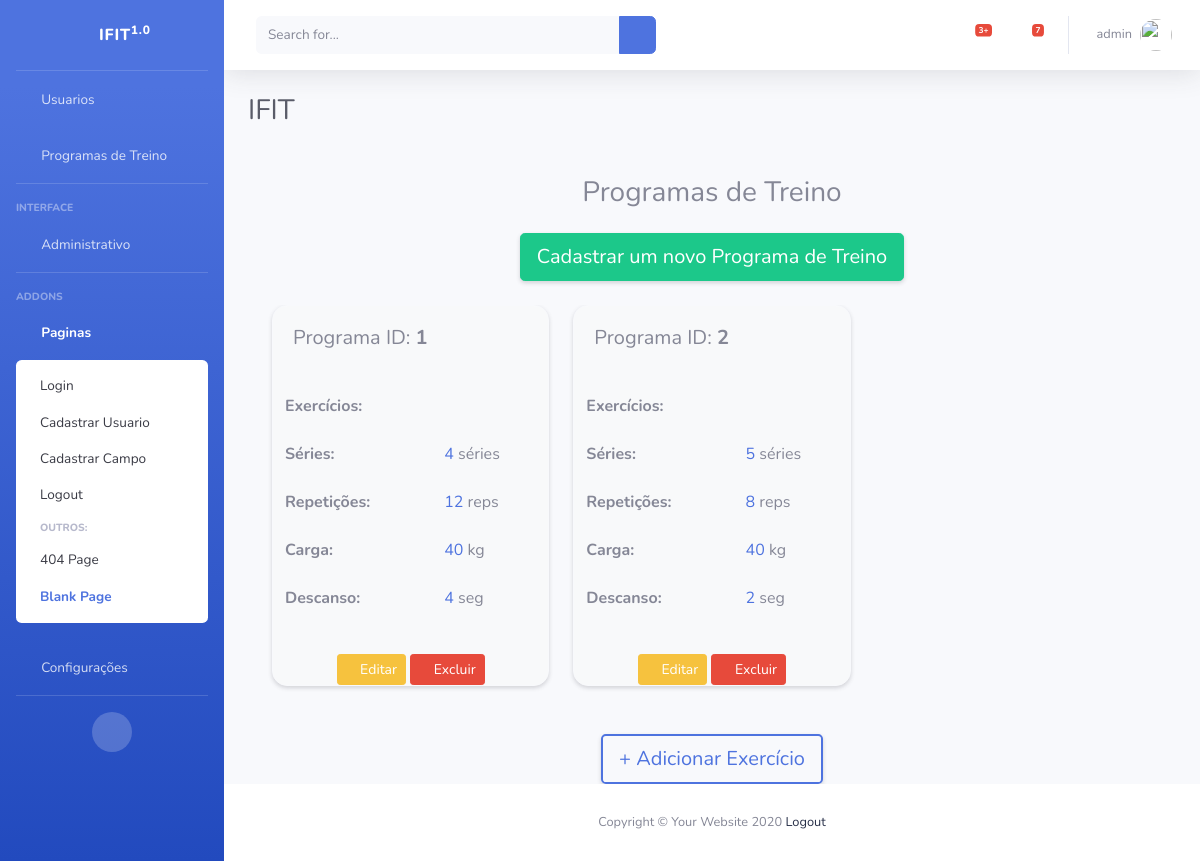
The page /listar/training-exercicios/ (signed in) on the database as committed earlier.
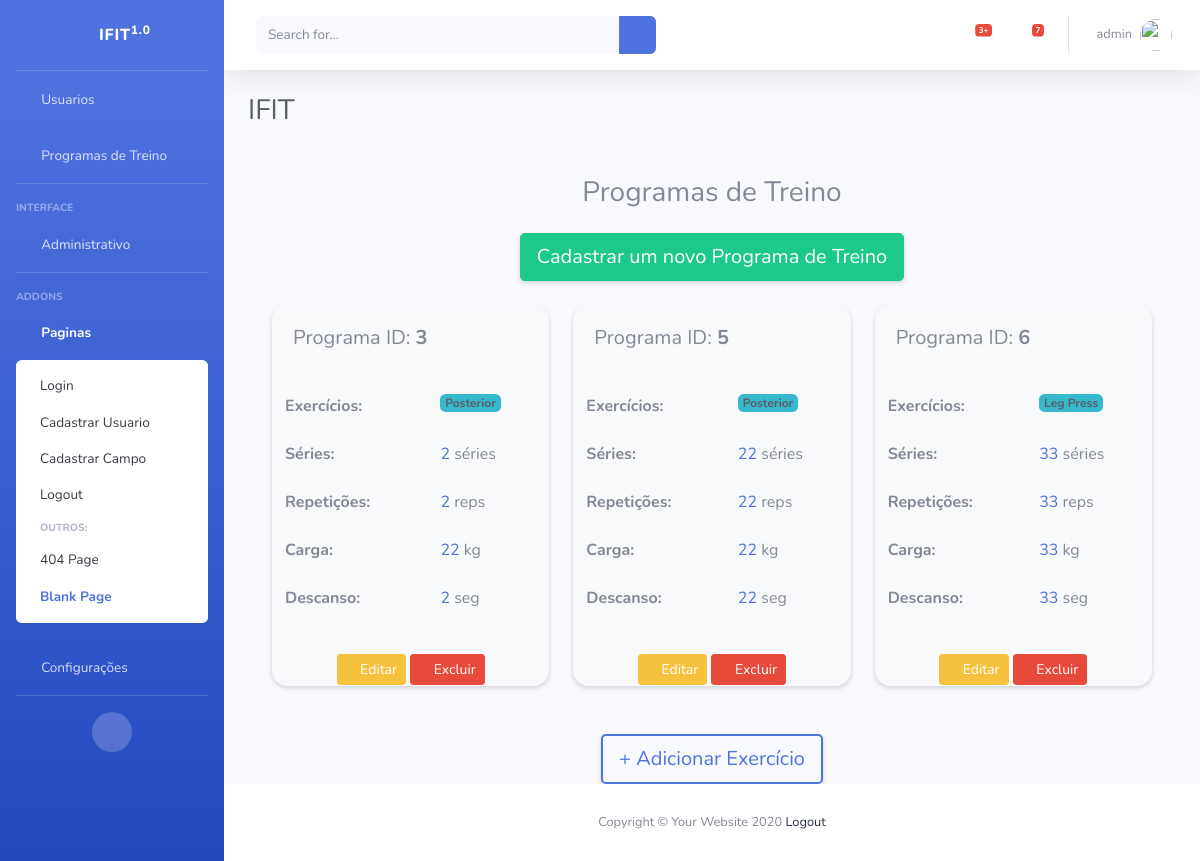
The same page on the database as committed later.
### cadastros/models.py (models this page shows, shortened)
class TrainingExercicio(models.Model):
    exercises = models.ManyToManyField(Exercicio)
    series = models.IntegerField()
    repeticoes = models.IntegerField()
    carga = models.CharField(max_length=50, blank=True, null=True)
    descanso = models.IntegerField()  # em segundos
    descricao = models.CharField(max_length=100, default='Descrição padrão')

class Exercicio(models.Model):
    exercicio = models.CharField(max_length=50)
    tipo = models.CharField(max_length=10)
    grupo = models.CharField(max_length=20)
    descricao = models.CharField(max_length=100)

### cadastros/views.py (the view)
# urls.py: path('listar/training-exercicios/', TrainingExercicioList.as_view(), name='listar-training-exercicios'),
class TrainingExercicioList(LoginRequiredMixin, ListView):
    login_url = reverse_lazy('login')
    model = TrainingExercicio
    template_name = 'cadastros/listas/training_exercicio.html'

### cadastros/templates/cadastros/listas/training_exercicio.html (shortened to what this page needs)
{% extends 'paginas/index.html' %}
{% load static %}
{% block conteudo %}
<div class="container mt-5">
    <h3 class="text-center mb-4">Programas de Treino</h3>
    <div class="text-center mb-4">
        <a href="{% url 'cadastrar-training-exercicio' %}" class="btn btn-success btn-lg shadow-sm">Cadastrar um novo Programa de Treino</a>
    </div>
    <div class="row flex-nowrap overflow-auto">
        {% for training_exercicio in object_list %}
        <div class="col-md-4 mb-4">
            <div class="card border-light shadow-sm" style="border-radius: 15px; background-color: #f8f9fa;">
                <div class="card-body">
                    <h5 class="card-title text-secondary">Programa ID: <strong>{{ training_exercicio.pk }}</strong></h5>
                </div>
                <div class="table-responsive">
                    <table class="table table-borderless">
                        <tbody>
                            <tr>
                                <td><strong>Exercícios:</strong></td>
                                <td>
                                    <div class="d-flex flex-wrap" style="gap: 0.5rem;">
                                        {% for exercicio in training_exercicio.exercises.all %}
                                            <span class="badge bg-info text-dark">{{ exercicio.exercicio }}</span>
                                        {% endfor %}
                                    </div>
                                </td>
                            </tr>
                            <tr>
                                <td><strong>Séries:</strong></td>
                                <td><span class="text-primary">{{ training_exercicio.series }}</span> séries</td>
                            </tr>
                            <tr>
                                <td><strong>Repetições:</strong></td>
                                <td><span class="text-primary">{{ training_exercicio.repeticoes }}</span> reps</td>
                            </tr>
                            <tr>
                                <td><strong>Carga:</strong></td>
                                <td><span class="text-primary">{{ training_exercicio.carga }}</span> kg</td>
                            </tr>
                            <tr>
                                <td><strong>Descanso:</strong></td>
                                <td><span class="text-primary">{{ training_exercicio.descanso }}</span> seg</td>
                            </tr>
                        </tbody>
                    </table>
                </div>
                <div class="text-center mt-3">
                    <a href="{% url 'editar-training-exercicio' training_exercicio.pk %}" class="btn btn-warning btn-sm" title="Editar">
                        <i class="fas fa-edit"></i> Editar
                    </a>
                    <a href="{% url 'excluir-training-exercicio' training_exercicio.pk %}" class="btn btn-danger btn-sm" title="Excluir">
                        <i class="fas fa-trash-alt"></i> Excluir
                    </a>
                </div>
            </div>
        </div>
        {% empty %}
        <div class="col-12">
            <div class="alert alert-warning text-center">Nenhum programa de treino encontrado.</div>
        </div>
        {% endfor %}
    </div>
    <div class="text-center mt-4">
        <a href="{% url 'cadastrar-exercicio' %}" class="btn btn-outline-primary btn-lg shadow-sm" style="border-width: 2px;">+ Adicionar Exercício</a>
    </div>
</div>
{% endblock %}

### paginas/templates/paginas/index.html (shortened to what this page needs)
{% load static %}
<!DOCTYPE html>
<html lang="pt-br">
<head>
    <link href={% static "fontawesome-free/css/all.min.css" %} rel="stylesheet" type="text/css">
    <link href={% static "css/sb-admin-2.min.css" %} rel="stylesheet" type="text/css">
    <link href={% static "css/sb-admin-2.min.css" %} rel="stylesheet">
</head>
<body id="page-top">
    <div id="wrapper">
        <ul class="navbar-nav bg-gradient-primary sidebar sidebar-dark accordion" id="accordionSidebar">
            <a class="sidebar-brand d-flex align-items-center justify-content-center" href="index.html">
                <div class="sidebar-brand-icon rotate-n-15">
                    <i class="fas fa-laugh-wink"></i>
                </div>
                <div class="sidebar-brand-text mx-3">IFIT<sup>1.0</sup></div>
            </a>
            <hr class="sidebar-divider my-0">
            <li class="nav-item">
                <a class="nav-link" href="{% url 'listar-users' %}">
                    <i class="fas fa-fw fa-tachometer-alt"></i>
                    <span>Usuarios</span></a>
            </li>
            <li class="nav-item">
                <a class="nav-link" href="{% url 'listar-training-exercicios' %}">
                    <i class="fas fa-fw fa-tachometer-alt"></i>
                    <span>Programas de Treino</span></a>
            </li>
            <hr class="sidebar-divider">
            <div class="sidebar-heading">
                Interface
            </div>
            <li class="nav-item">
                <a class="nav-link collapsed" href="#" data-toggle="collapse" data-target="#collapseTwo"
                    aria-expanded="true" aria-controls="collapseTwo">
                    <i class="fas fa-fw fa-cog"></i>
                    <span>Administrativo</span>
                </a>
            </li>
            <hr class="sidebar-divider">
            <div class="sidebar-heading">
                Addons
            </div>
            <li class="nav-item active">
                <a class="nav-link" href="#" data-toggle="collapse" data-target="#collapsePages" aria-expanded="true"
                    aria-controls="collapsePages">
                    <i class="fas fa-fw fa-folder"></i>
                    <span>Paginas</span>
                </a>
                <div id="collapsePages" class="collapse show" aria-labelledby="headingPages"
                    data-parent="#accordionSidebar">
                    <div class="bg-white py-2 collapse-inner rounded">
                        <a class="collapse-item" href="{% url 'login' %}">Login</a>
                        <a class="collapse-item" href="{% url 'cadastrar-user' %}">Cadastrar Usuario</a>
                        <a class="collapse-item" href="{% url 'cadastrar-campo' %}">Cadastrar Campo</a>
                        <a class="collapse-item" href="forgot-password.html">Logout</a>
                        <h6 class="collapse-header">Outros:</h6>
                        <a class="collapse-item" href="404.html">404 Page</a>
                        <a class="collapse-item active" href="blank.html">Blank Page</a>
                    </div>
                </div>
            </li>
            <li class="nav-item">
                <a class="nav-link collapsed" href="#" data-toggle="collapse" data-target="#collapseUtilities"
                    aria-expanded="true" aria-controls="collapseUtilities">
                    <i class="fas fa-fw fa-wrench"></i>
                    <span>Configurações</span>
                </a>
            </li>
            <hr class="sidebar-divider d-none d-md-block">
            <div class="text-center d-none d-md-inline">
                <button class="rounded-circle border-0" id="sidebarToggle"></button>
            </div>
        </ul>
        <div id="content-wrapper" class="d-flex flex-column">
            <div id="content">
                <nav class="navbar navbar-expand navbar-light bg-white topbar mb-4 static-top shadow">
                    <form
                        class="d-none d-sm-inline-block form-inline mr-auto ml-md-3 my-2 my-md-0 mw-100 navbar-search">
                        <div class="input-group">
                            <input type="text" class="form-control bg-light border-0 small" placeholder="Search for..."
                                aria-label="Search" aria-describedby="basic-addon2">
                            <div class="input-group-append">
                                <button class="btn btn-primary" type="button">
                                    <i class="fas fa-search fa-sm"></i>
                                </button>
                            </div>
                        </div>
                    </form>
                    <ul class="navbar-nav ml-auto">
                        <li class="nav-item dropdown no-arrow mx-1">
                            <a class="nav-link dropdown-toggle" href="#" id="alertsDropdown" role="button"
                                data-toggle="dropdown" aria-haspopup="true" aria-expanded="false">
                                <i class="fas fa-bell fa-fw"></i>
                                <span class="badge badge-danger badge-counter">3+</span>
                            </a>
                        </li>
                        <li class="nav-item dropdown no-arrow mx-1">
                            <a class="nav-link dropdown-toggle" href="#" id="messagesDropdown" role="button"
                                data-toggle="dropdown" aria-haspopup="true" aria-expanded="false">
                                <i class="fas fa-envelope fa-fw"></i>
                                <span class="badge badge-danger badge-counter">7</span>
                            </a>
                        </li>
                        <li class="nav-item dropdown no-arrow">
                            <a class="nav-link dropdown-toggle" href="#" id="userDropdown" role="button"
                                data-toggle="dropdown" aria-haspopup="true" aria-expanded="false">
                                <span class="mr-2 d-none d-lg-inline text-gray-600 small">{{ request.user }}</span>
                                <img class="img-profile rounded-circle"
                                    src="img/undraw_profile.svg">
                            </a>
                        </li>
                    </ul>
                </nav>
                <div class="container-fluid">
                    <h1 class="h3 mb-4 text-gray-800">IFIT</h1>
                    {% block conteudo %}{% endblock %}
                </div>
            </div>
            <footer class="sticky-footer bg-white">
                <div class="container my-auto">
                    <div class="copyright text-center my-auto">
                        <span>Copyright &copy; Your Website 2020</span>
                        <a href="#" onclick="event.preventDefault(); document.getElementById('logout-form').submit();">
                            Logout
                        </a>
                    </div>
                </div>
            </footer>
        </div>
    </div>
</body>
</html>

### cadastros/templates/cadastros/listas/training_exercicio.html (style rules this page uses)
.card { transition: transform 0.3s; }

Rows that differ between the two databases and show on the page:
removed TrainingExercicio: pk "1", series "4", repeticoes "12", carga "40", descanso "4"
removed TrainingExercicio: pk "2", series "5", repeticoes "8", carga "40", descanso "2"
added TrainingExercicio: pk "3", series "2", repeticoes "2", carga "22", descanso "2"
now on this page (row unchanged): Exercicio: exercicio "Posterior"
added TrainingExercicio: pk "5", series "22", repeticoes "22", carga "22", descanso "22"
added TrainingExercicio: pk "6", series "33", repeticoes "33", carga "33", descanso "33"
added Exercicio: exercicio "Leg Press", shown under "6"
